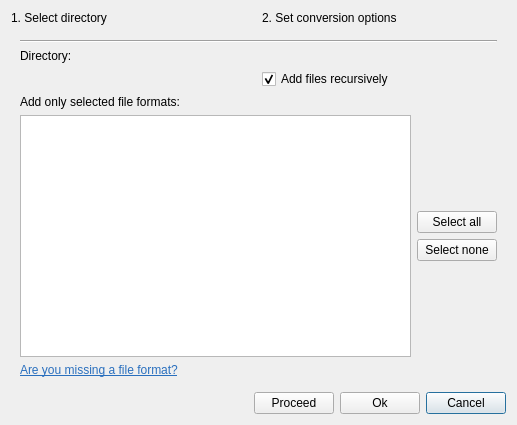
<?xml version="1.0" encoding="UTF-8"?>
<ui version="4.0">
 <class>DirOpener</class>
 <widget class="QDialog" name="DirOpener">
  <property name="geometry">
   <rect>
    <x>0</x>
    <y>0</y>
    <width>517</width>
    <height>425</height>
   </rect>
  </property>
  <property name="windowTitle">
   <string>Add directory</string>
  </property>
  <property name="windowIcon">
   <iconset theme="folder"/>
  </property>
  <layout class="QVBoxLayout" name="verticalLayout">
   <item>
    <layout class="QHBoxLayout" name="horizontalLayout">
     <item>
      <widget class="QLabel" name="step1Label">
       <property name="text">
        <string>1. Select directory</string>
       </property>
      </widget>
     </item>
     <item>
      <widget class="QLabel" name="step2Label">
       <property name="text">
        <string>2. Set conversion options</string>
       </property>
      </widget>
     </item>
    </layout>
   </item>
   <item>
    <widget class="QStackedWidget" name="stackedWidget">
     <property name="currentIndex">
      <number>0</number>
     </property>
     <widget class="QWidget" name="page">
      <layout class="QVBoxLayout" name="verticalLayout_4">
       <item>
        <widget class="Line" name="line">
         <property name="orientation">
          <enum>Qt::Horizontal</enum>
         </property>
        </widget>
       </item>
       <item>
        <layout class="QGridLayout" name="gridLayout">
         <item row="0" column="0">
          <widget class="QLabel" name="label">
           <property name="text">
            <string>Directory:</string>
           </property>
          </widget>
         </item>
         <item row="0" column="1">
          <widget class="KUrlRequester" name="urlRequester">
           <property name="mode">
            <set>KFile::Directory|KFile::ExistingOnly|KFile::LocalOnly</set>
           </property>
          </widget>
         </item>
         <item row="1" column="1">
          <widget class="QCheckBox" name="recursiveCheckBox">
           <property name="toolTip">
            <string>If checked, files from subdirectories will be added, too.</string>
           </property>
           <property name="text">
            <string>Add files recursively</string>
           </property>
           <property name="checked">
            <bool>true</bool>
           </property>
          </widget>
         </item>
        </layout>
       </item>
       <item>
        <widget class="QLabel" name="label_2">
         <property name="text">
          <string>Add only selected file formats:</string>
         </property>
        </widget>
       </item>
       <item>
        <layout class="QHBoxLayout" name="horizontalLayout_4">
         <item>
          <widget class="QListWidget" name="formatListWidget"/>
         </item>
         <item>
          <layout class="QVBoxLayout" name="verticalLayout_3">
           <item>
            <spacer name="verticalSpacer_3">
             <property name="orientation">
              <enum>Qt::Vertical</enum>
             </property>
             <property name="sizeHint" stdset="0">
              <size>
               <width>20</width>
               <height>40</height>
              </size>
             </property>
            </spacer>
           </item>
           <item>
            <widget class="QPushButton" name="selectAllButton">
             <property name="text">
              <string>Select all</string>
             </property>
             <property name="icon">
              <iconset theme="edit-select-all"/>
             </property>
            </widget>
           </item>
           <item>
            <widget class="QPushButton" name="selectNoneButton">
             <property name="text">
              <string>Select none</string>
             </property>
             <property name="icon">
              <iconset theme="application-x-zerosize"/>
             </property>
            </widget>
           </item>
           <item>
            <spacer name="verticalSpacer_2">
             <property name="orientation">
              <enum>Qt::Vertical</enum>
             </property>
             <property name="sizeHint" stdset="0">
              <size>
               <width>20</width>
               <height>40</height>
              </size>
             </property>
            </spacer>
           </item>
          </layout>
         </item>
        </layout>
       </item>
       <item>
        <widget class="QLabel" name="formatHelpLabel">
         <property name="text">
          <string>&lt;html&gt;&lt;head/&gt;&lt;body&gt;&lt;p&gt;&lt;a href=&quot;format-help&quot;&gt;&lt;span style=&quot; text-decoration: underline; color:#296fbe;&quot;&gt;Are you missing a file format?&lt;/span&gt;&lt;/a&gt;&lt;/p&gt;&lt;/body&gt;&lt;/html&gt;</string>
         </property>
        </widget>
       </item>
      </layout>
     </widget>
     <widget class="Options" name="options">
      <layout class="QVBoxLayout" name="verticalLayout_2"/>
     </widget>
    </widget>
   </item>
   <item>
    <layout class="QHBoxLayout" name="horizontalLayout_2">
     <item>
      <spacer name="horizontalSpacer">
       <property name="orientation">
        <enum>Qt::Horizontal</enum>
       </property>
       <property name="sizeHint" stdset="0">
        <size>
         <width>40</width>
         <height>20</height>
        </size>
       </property>
      </spacer>
     </item>
     <item>
      <widget class="QPushButton" name="proceedButton">
       <property name="text">
        <string>Proceed</string>
       </property>
       <property name="icon">
        <iconset theme="go-next">
         <normaloff/>
        </iconset>
       </property>
      </widget>
     </item>
     <item>
      <widget class="QPushButton" name="okButton">
       <property name="text">
        <string>Ok</string>
       </property>
       <property name="icon">
        <iconset theme="dialog-ok">
         <normaloff>../../../../../</normaloff>../../../../../</iconset>
       </property>
      </widget>
     </item>
     <item>
      <widget class="QPushButton" name="cancelButton">
       <property name="text">
        <string>Cancel</string>
       </property>
       <property name="icon">
        <iconset theme="dialog-close">
         <normaloff>../../../../../</normaloff>../../../../../</iconset>
       </property>
       <property name="default">
        <bool>true</bool>
       </property>
      </widget>
     </item>
    </layout>
   </item>
  </layout>
 </widget>
 <customwidgets>
  <customwidget>
   <class>KUrlRequester</class>
   <extends>QFrame</extends>
   <header>kurlrequester.h</header>
  </customwidget>
  <customwidget>
   <class>Options</class>
   <extends>QWidget</extends>
   <header>options.h</header>
   <container>1</container>
  </customwidget>
 </customwidgets>
 <resources/>
 <connections/>
</ui>
